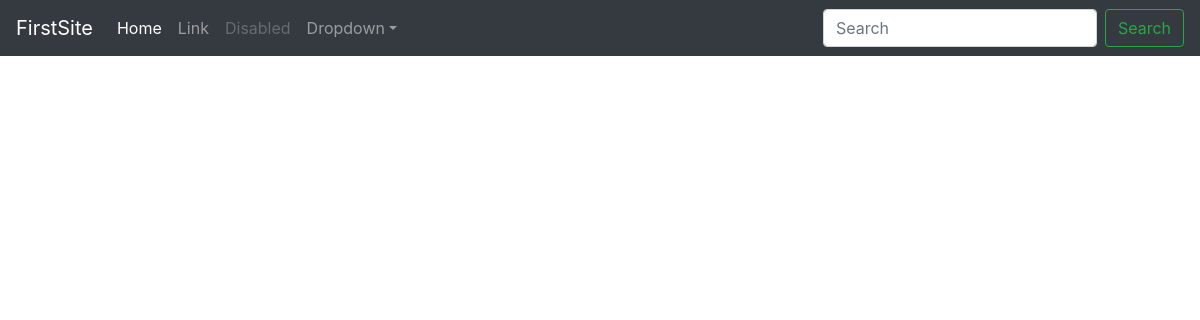
/products/, run on an earlier commit of the app's database.
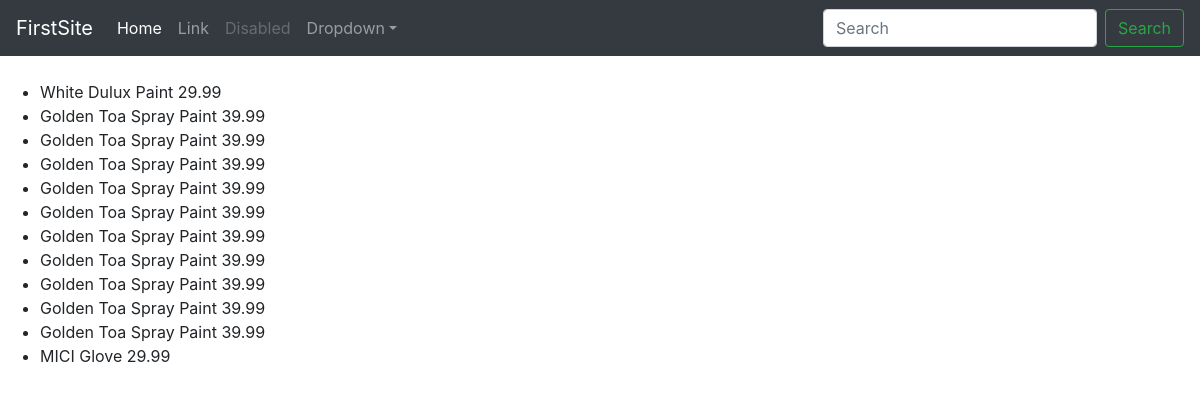
And on a later commit of the database.
### products/models.py (models this page shows, shortened)
class Product(models.Model):
    title = models.CharField(max_length=120)
    description = models.TextField(null=True, blank=True)
    price = models.DecimalField(max_digits=100, decimal_places=2, default=29.99)
    sale_price = models.DecimalField(max_digits=100, decimal_places=2, null=True, blank=True)
    slug = models.SlugField()
    timestamp = models.DateTimeField(auto_now=False, auto_now_add=True)
    updated = models.DateTimeField(auto_now=True, auto_now_add=False)
    active = models.BooleanField(default=True)

### products/views.py (the view)
# urls.py: path('products/', all_view, name="all")
def all_view(request):
    products = Product.objects.all()
    context = {'products': products}
    template = 'products/all.html'
    return render(request, template, context)

### templates/products/all.html
{% extends 'base.html' %}
{% block content %}
<ul>
{% for product in products %}
<li> {{ product.title }} {{ product.price }} </li>
{% endfor %}
</ul>
{% endblock content %}

What changed in the data, as far as the page shows it:
added Product: title "White Dulux Paint", price "29.99"
added Product: title "Golden Toa Spray Paint", price "39.99"
added Product: title "Golden Toa Spray Paint", price "39.99"
added Product: title "Golden Toa Spray Paint", price "39.99"
added Product: title "Golden Toa Spray Paint", price "39.99"
added Product: title "Golden Toa Spray Paint", price "39.99"
added Product: title "Golden Toa Spray Paint", price "39.99"
added Product: title "Golden Toa Spray Paint", price "39.99"
added Product: title "Golden Toa Spray Paint", price "39.99"
added Product: title "Golden Toa Spray Paint", price "39.99"
added Product: title "Golden Toa Spray Paint", price "39.99"
added Product: title "MICI Glove", price "29.99"
